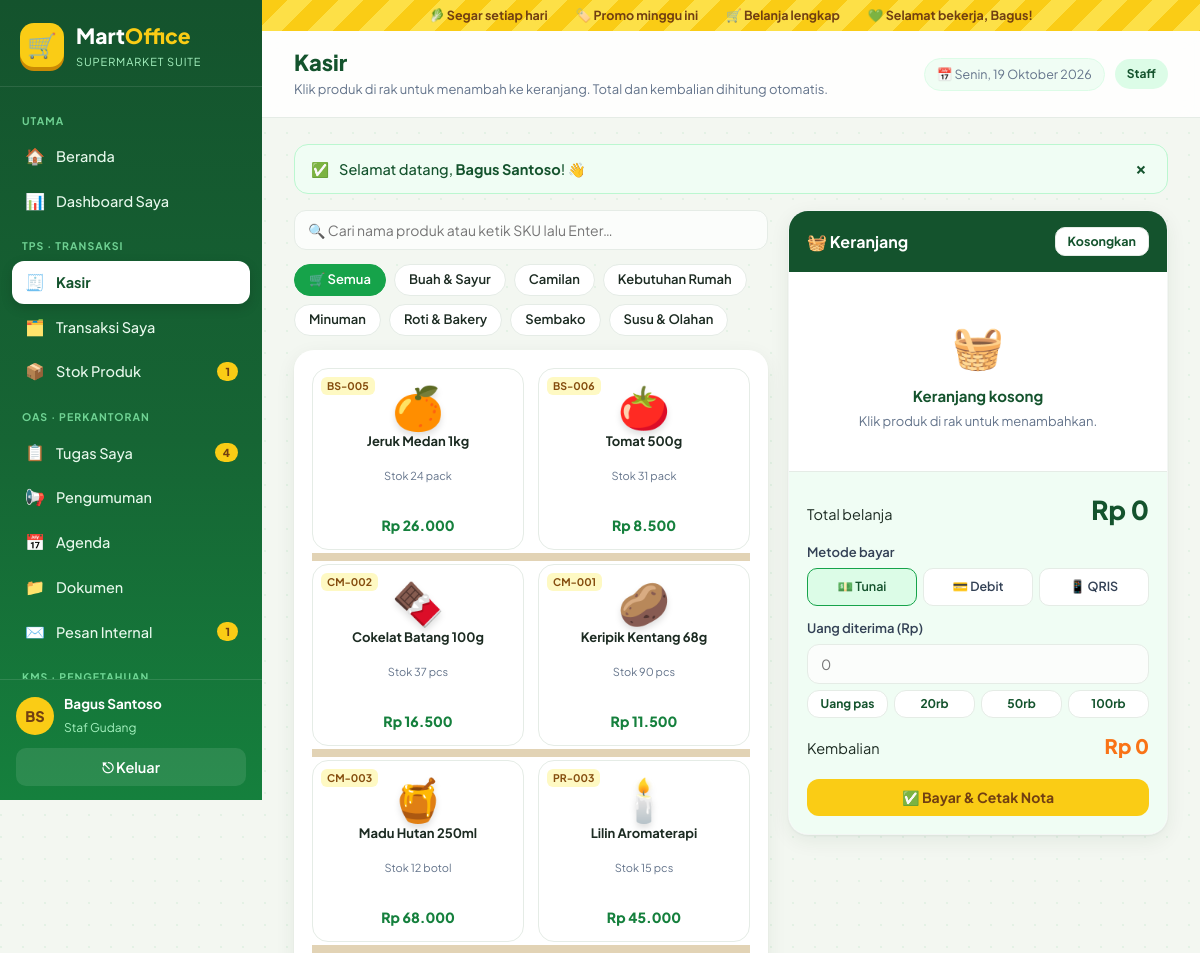
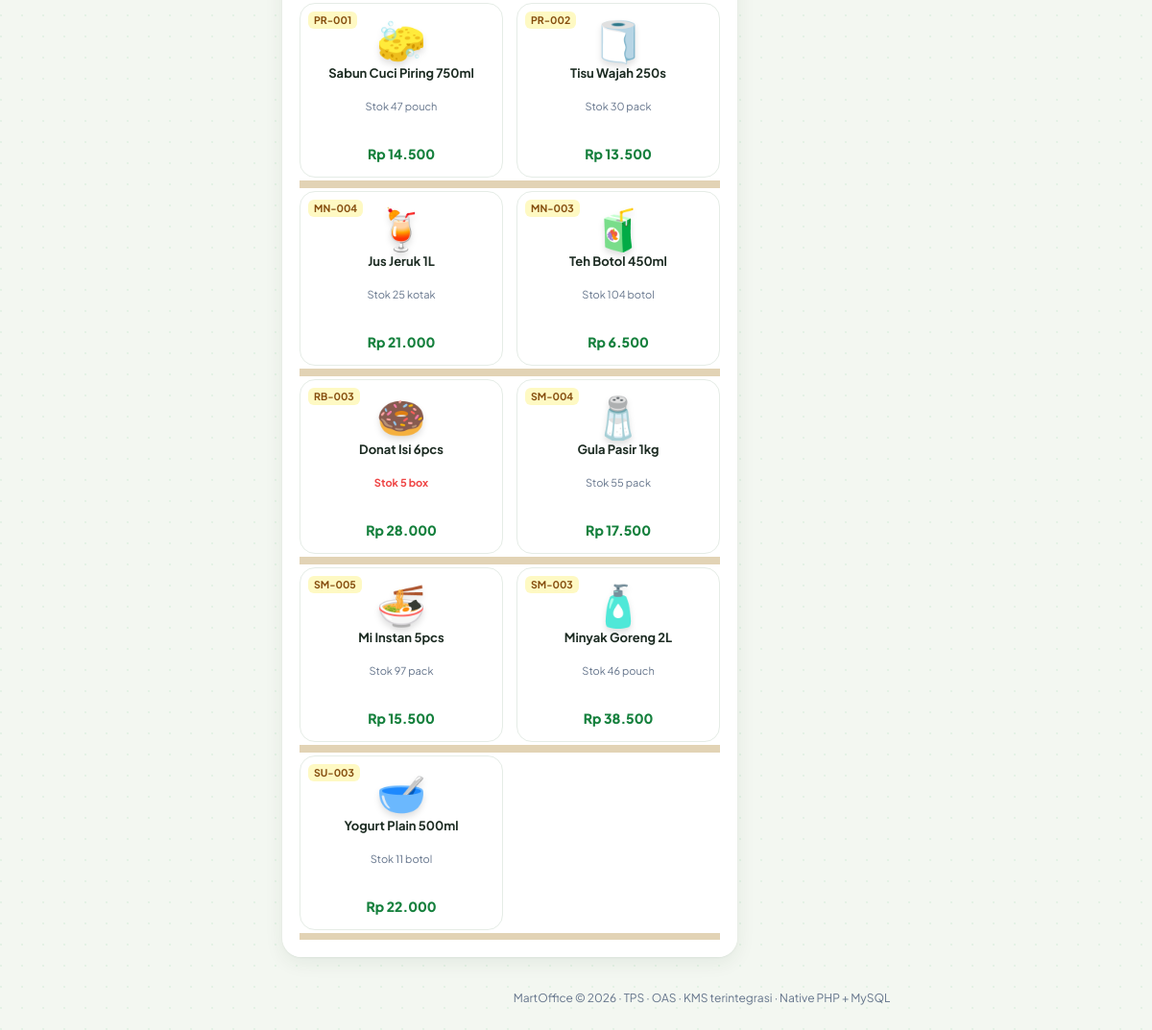
Page /tps/kasir.php (signed in) on the committed database (2 pictures, top to bottom).
### tables this page shows
CREATE TABLE pegawai (
  id        INT AUTO_INCREMENT PRIMARY KEY,
  nama      VARCHAR(80)  NOT NULL,
  username  VARCHAR(40)  NOT NULL UNIQUE,
  password  VARCHAR(255) NOT NULL,
  role      ENUM('admin','manajer','staff') NOT NULL,
  jabatan   VARCHAR(60)  NULL,
  aktif     TINYINT(1)   NOT NULL DEFAULT 1,
  dibuat    DATETIME     NOT NULL DEFAULT CURRENT_TIMESTAMP
);

CREATE TABLE produk (
  id        INT AUTO_INCREMENT PRIMARY KEY,
  sku       VARCHAR(30)  NOT NULL UNIQUE,
  nama      VARCHAR(80)  NOT NULL,
  ikon      VARCHAR(16)  NOT NULL DEFAULT '🛍️',
  kategori  VARCHAR(40)  NOT NULL,
  satuan    VARCHAR(20)  NOT NULL DEFAULT 'pcs',
  harga     DECIMAL(12,2) NOT NULL,
  stok      INT          NOT NULL DEFAULT 0,
  aktif     TINYINT(1)   NOT NULL DEFAULT 1,
  dibuat    DATETIME     NOT NULL DEFAULT CURRENT_TIMESTAMP
);

### includes/app.php (called while the page is built, shortened)
<?php
require_once __DIR__ . '/functions.php';
require_once __DIR__ . '/layout.php';
if (!empty($_SESSION['uid'])) {
    $GLOBALS['ME'] = row('SELECT id,nama,username,role,jabatan FROM pegawai WHERE id=? AND aktif=1', [(int) $_SESSION['uid']]);
}

### tps/kasir.php (the view, shortened to what this page needs)
<?php
require __DIR__ . '/../includes/app.php';
$produk = rows('SELECT id,sku,nama,ikon,kategori,satuan,harga,stok FROM produk WHERE aktif=1 ORDER BY kategori,nama');
$kategori = array_values(array_unique(array_column($produk, 'kategori')));
page_start('Kasir', 'kasir', 'Klik produk di rak untuk menambah ke keranjang. Total dan kembalian dihitung otomatis.');
?>
<div class="pos">
  <div>
    <div class="pos-tools">
      <input id="cari" type="search" placeholder="🔍 Cari nama produk atau ketik SKU lalu Enter…" autofocus>
    </div>
    <div class="chips" style="margin-bottom:14px" id="kat">
      <button type="button" class="chip on" data-k="">🛒 Semua</button>
      <?php foreach ($kategori as $k): ?><button type="button" class="chip" data-k="<?= e($k) ?>"><?= e($k) ?></button><?php endforeach; ?>
    </div>
    <div class="shelf">
      <?php if (!$produk): echo empty_state('📦', 'Belum ada produk aktif', 'Admin perlu menambahkan produk di menu Produk &amp; Stok.'); else: ?>
      <div class="shelf-grid" id="rak">
        <?php foreach ($produk as $p): ?>
          <div class="prod <?= $p['stok'] < 1 ? 'habis' : '' ?>" data-id="<?= $p['id'] ?>" data-k="<?= e($p['kategori']) ?>" data-s="<?= e(mb_strtolower($p['nama'] . ' ' . $p['sku'])) ?>" tabindex="0">
            <span class="price-tag"><?= e($p['sku']) ?></span>
            <div class="em"><?= e($p['ikon']) ?></div>
            <b><?= e($p['nama']) ?></b>
            <span class="sk <?= $p['stok'] < STOK_MIN ? 'low' : '' ?>"><?= $p['stok'] < 1 ? 'Habis' : 'Stok ' . $p['stok'] . ' ' . e($p['satuan']) ?></span>
            <div class="hg"><?= rp($p['harga']) ?></div>
          </div>
        <?php endforeach; ?>
      </div>
      <?php endif; ?>
    </div>
  </div>
  <form method="post" class="cart" id="formBayar">
    <div class="cart-h"><h3>🧺 Keranjang</h3><button type="button" class="sm ghost" onclick="kosongkan()">Kosongkan</button></div>
    <div class="cart-items" id="items"></div>
    <div class="cart-foot">
      <div class="sum"><span>Total belanja</span><big id="tot">Rp 0</big></div>
      <label>Metode bayar</label>
      <div class="pay-row">
        <label><input type="radio" name="metode" value="tunai" checked> 💵 Tunai</label>
        <label><input type="radio" name="metode" value="debit"> 💳 Debit</label>
        <label><input type="radio" name="metode" value="qris"> 📱 QRIS</label>
      </div>
      <div id="cashBox">
        <label for="bayar">Uang diterima (Rp)</label>
        <input type="number" name="bayar" id="bayar" min="0" step="100" placeholder="0">
        <div class="cash-btns">
          <button type="button" data-cash="pas">Uang pas</button>
          <button type="button" data-cash="20000">20rb</button>
          <button type="button" data-cash="50000">50rb</button>
          <button type="button" data-cash="100000">100rb</button>
        </div>
      </div>
      <div class="sum" style="margin-top:12px"><span>Kembalian</span><span class="kmb" id="kmb">Rp 0</span></div>
      <div class="form-actions"><button class="block y" id="btnBayar" type="submit" disabled>✅ Bayar &amp; Cetak Nota</button></div>
    </div>
  </form>
</div>
<?php page_end();

### includes/layout.php (shortened to what this page needs)
<?php
function menu_items(string $active = ''): array
{
    $r = role();
    $all = ['admin', 'manajer', 'staff'];
    $boss = ['admin', 'manajer'];
    $uid = uid();
    $unread  = (int) val('SELECT COUNT(*) FROM pesan WHERE id_penerima=? AND dibaca=0', [$uid]);
    $review  = in_array($r, $boss) ? (int) val("SELECT COUNT(*) FROM artikel_kms WHERE status='menunggu_review'") : 0;
    $tugas   = $r === 'staff'
        ? (int) val("SELECT COUNT(*) FROM tugas WHERE id_staff=? AND status!='selesai'", [$uid])
        : (int) val("SELECT COUNT(*) FROM tugas WHERE status!='selesai'");
    $menipis = (int) val('SELECT COUNT(*) FROM produk WHERE aktif=1 AND stok<?', [STOK_MIN]);
    $groups = [
        ['Utama', [
            ['beranda', '🏠', 'Beranda', 'beranda.php', $all, 0],
            ['dashboard', '📊', 'Dashboard Saya', home_url(), $all, 0],
            ['mis', '📈', 'MIS · Kinerja Perusahaan', 'mis/index.php', ['manajer'], 0],
        ]],
        ['TPS · Transaksi', [
            ['kasir', '🧾', 'Kasir', 'tps/kasir.php', ['admin', 'staff'], 0],
            ['transaksi', '🗂️', $r === 'staff' ? 'Transaksi Saya' : 'Riwayat Transaksi', 'tps/transaksi.php', $all, 0],
            ['produk', '📦', $r === 'admin' ? 'Produk & Stok' : 'Stok Produk', 'tps/produk.php', $all, $menipis],
            ['laporan', '📊', 'Laporan Penjualan', 'tps/laporan.php', $boss, 0],
        ]],
        ['OAS · Perkantoran', [
            ['tugas', '📋', $r === 'staff' ? 'Tugas Saya' : 'Tugas Staff', 'oas/tugas.php', $all, $tugas],
            ['pengumuman', '📢', 'Pengumuman', 'oas/pengumuman.php', $all, 0],
            ['agenda', '📅', 'Agenda', 'oas/agenda.php', $all, 0],
            ['dokumen', '📁', 'Dokumen', 'oas/dokumen.php', $all, 0],
            ['pesan', '✉️', 'Pesan Internal', 'oas/pesan.php', $all, $unread],
        ]],
        ['KMS · Pengetahuan', [
            ['kms', '📚', 'Knowledge Center', 'kms/index.php', $all, 0],
            ['kms-tulis', '✍️', 'Tulis Knowledge', 'kms/tulis.php', $all, 0],
            ['kms-review', '📝', 'Review Knowledge', 'kms/index.php?tab=review', $boss, $review],
            ['kms-kategori', '🏷️', 'Kategori KMS', 'kms/kategori.php', $boss, 0],
        ]],
        ['Master', [
            ['users', '👥', 'User & Role', 'admin/users.php', ['admin'], 0],
        ]],
    ];
    $out = [];
    foreach ($groups as [$label, $items]) {
        $items = array_values(array_filter($items, fn($i) => in_array($r, $i[4], true)));
        if ($items) $out[] = [$label, $items];
    }
    return $out;
}
function page_start(string $title, string $active = '', string $subtitle = ''): void
{
    $u = me();
    ?><!doctype html>
<html lang="id">
<head>
<link rel="stylesheet" href="<?= url('assets/css/style.css') ?>">
</head>
<body>
<div class="shell">
  <aside class="side<?= strncmp($active, 'mis', 3) === 0 ? ' compact' : '' ?>" id="side">
    <a class="brand" href="<?= url('beranda.php') ?>">
      <span class="logo">🛒</span>
      <span><b>Mart</b><i>Office</i><small><?= strncmp($active, 'mis', 3) === 0 ? 'Management Info System' : 'Supermarket Suite' ?></small></span>
    </a>
    <nav class="menu">
      <?php foreach (menu_items($active) as [$label, $items]): ?>
        <div class="menu-label"><?= e($label) ?></div>
        <?php foreach ($items as [$key, $ic, $text, $href, , $count]): ?>
          <a href="<?= url($href) ?>" class="<?= $key === $active ? 'on' : '' ?>">
            <span class="mi"><?= $ic ?></span><span class="mt"><?= e($text) ?></span>
            <?php if ($count > 0): ?><span class="count"><?= $count ?></span><?php endif; ?>
          </a>
        <?php endforeach; ?>
      <?php endforeach; ?>
    </nav>
    <div class="side-foot">
      <div class="me">
        <span class="avatar"><?= e(inisial($u['nama'])) ?></span>
        <div><b><?= e($u['nama']) ?></b><small><?= e($u['jabatan'] ?: ucfirst($u['role'])) ?></small></div>
      </div>
      <a class="logout" href="<?= url('logout.php') ?>">⎋ Keluar</a>
    </div>
  </aside>
  <div class="main">
    <div class="promo-strip">
      <span>🥬 Segar setiap hari</span><span>🏷️ Promo minggu ini</span><span>🛒 Belanja lengkap</span><span>💚 Selamat bekerja, <?= e(explode(' ', $u['nama'])[0]) ?>!</span>
    </div>
    <header class="topbar">
      <div class="tb-title">
        <h1><?= e($title) ?></h1>
        <?php if ($subtitle): ?><p><?= $subtitle ?></p><?php endif; ?>
      </div>
      <div class="tb-right">
        <span class="today">📅 <?= tgl_panjang() ?></span>
        <span class="role-pill <?= e($u['role']) ?>"><?= e(ucfirst($u['role'])) ?></span>
      </div>
    </header>
    <main class="content">
      <?= render_flash() ?>
<?php
}
function page_end(): void
{
    ?>
    </main>
    <footer class="foot"><?= APP_NAME ?> © <?= date('Y') ?> · TPS · OAS · KMS terintegrasi · Native PHP + MySQL</footer>
  </div>
</div>
</body>
</html>
<?php
}

### rows in the picture
pegawai: nama "BS", nama "Bagus Santoso", jabatan "Staf Gudang", nama "Bagus", role "Staff"
produk: sku "BS-005", ikon "🍊", nama "Jeruk Medan 1kg", stok "24", satuan "pack", harga "Rp 26.000"
produk: sku "BS-006", ikon "🍅", nama "Tomat 500g", stok "31", satuan "pack", harga "Rp 8.500"
produk: sku "CM-002", ikon "🍫", nama "Cokelat Batang 100g", stok "37", satuan "pcs", harga "Rp 16.500"
produk: sku "CM-001", ikon "🥔", nama "Keripik Kentang 68g", stok "90", satuan "pcs", harga "Rp 11.500"
produk: sku "CM-003", ikon "🍯", nama "Madu Hutan 250ml", stok "12", satuan "botol", harga "Rp 68.000"
produk: sku "PR-003", ikon "🕯️", nama "Lilin Aromaterapi", stok "15", satuan "pcs", harga "Rp 45.000"
produk: sku "PR-001", ikon "🧽", nama "Sabun Cuci Piring 750ml", stok "47", satuan "pouch", harga "Rp 14.500"
produk: sku "PR-002", ikon "🧻", nama "Tisu Wajah 250s", stok "30", satuan "pack", harga "Rp 13.500"
produk: sku "MN-004", ikon "🍹", nama "Jus Jeruk 1L", stok "25", satuan "kotak", harga "Rp 21.000"
produk: sku "MN-003", ikon "🧃", nama "Teh Botol 450ml", stok "104", satuan "botol", harga "Rp 6.500"
produk: sku "RB-003", ikon "🍩", nama "Donat Isi 6pcs", stok "5", satuan "box", harga "Rp 28.000"
produk: sku "SM-004", ikon "🧂", nama "Gula Pasir 1kg", stok "55", satuan "pack", harga "Rp 17.500"
produk: sku "SM-005", ikon "🍜", nama "Mi Instan 5pcs", stok "97", satuan "pack", harga "Rp 15.500"
produk: sku "SM-003", ikon "🧴", nama "Minyak Goreng 2L", stok "46", satuan "pouch", harga "Rp 38.500"
produk: sku "SU-003", ikon "🥣", nama "Yogurt Plain 500ml", stok "11", satuan "botol", harga "Rp 22.000"

### other values in the picture
$label "UTAMA"
$ic "🏠"
$text "Beranda"
$ic "📊"
$text "Dashboard Saya"
$label "TPS · TRANSAKSI"
$ic "🧾"
$text "Kasir"
$ic "🗂️"
$text "Transaksi Saya"
$ic "📦"
$text "Stok Produk"
$count "1"
$label "OAS · PERKANTORAN"
$ic "📋"
